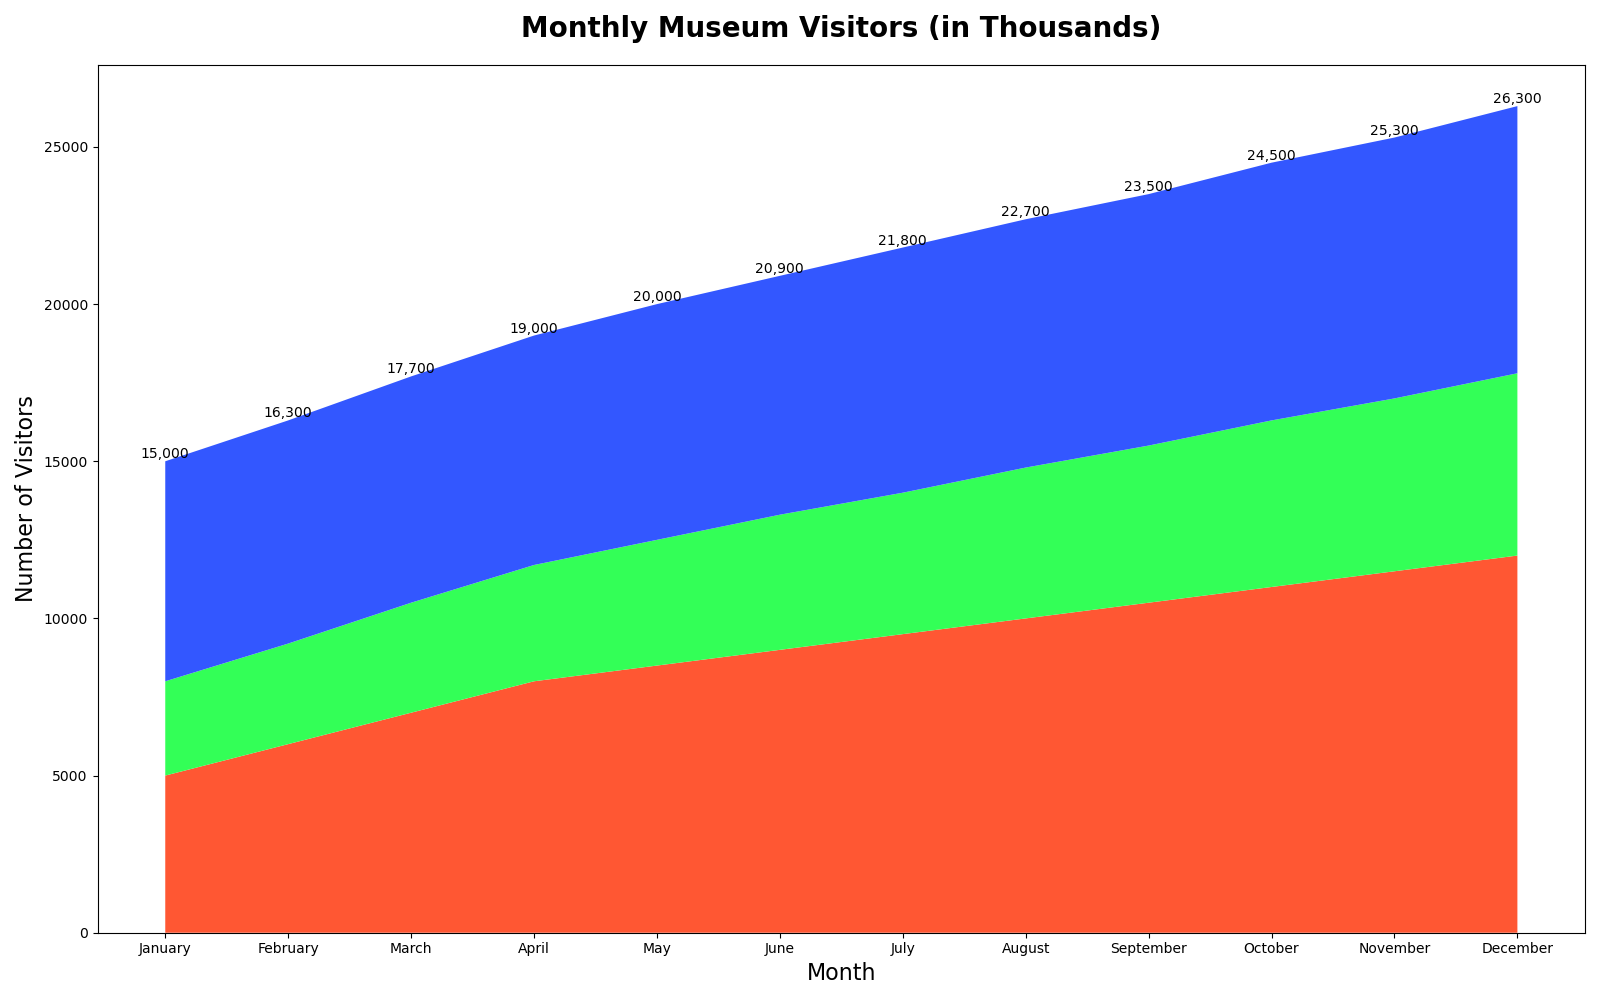

Generate this figure with Python:

import matplotlib.pyplot as plt
import pandas as pd

months = ['January', 'February', 'March', 'April', 'May', 'June', 
          'July', 'August', 'September', 'October', 'November', 'December']
ancient_artifacts = [5000, 6000, 7000, 8000, 8500, 9000, 9500, 10000, 10500, 11000, 11500, 12000]
medieval_relics = [3000, 3200, 3500, 3700, 4000, 4300, 4500, 4800, 5000, 5300, 5500, 5800]
modern_exhibits = [7000, 7100, 7200, 7300, 7500, 7600, 7800, 7900, 8000, 8200, 8300, 8500]

fig, ax = plt.subplots(figsize=(16, 10))
ax.stackplot(months, ancient_artifacts, medieval_relics, modern_exhibits, colors=['#FF5733', '#33FF57', '#3357FF'])

ax.set_title('Monthly Museum Visitors (in Thousands)', fontsize=20, fontweight='bold', pad=20)
ax.set_xlabel('Month', fontsize=16)
ax.set_ylabel('Number of Visitors', fontsize=16)

for i in range(len(months)):
    total_visitors = ancient_artifacts[i] + medieval_relics[i] + modern_exhibits[i]
    ax.text(i, total_visitors, f"{total_visitors:,}", ha='center', va='bottom')

plt.tight_layout()
plt.show()
